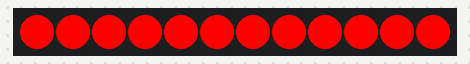
Bench run of a sketch on a simulated Arduino Uno, built with avr-gcc and run on an emulated ATmega328P. Parts: 12 RGB LEDs in strip order, left to right. Dim RGB values are drawn brighter than linear.

Above: at 0.05 s.
At 0.65 s:
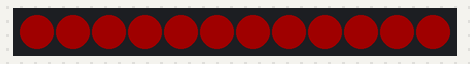

Measured:
- by itself, everything shown: repeats every 0.81 s, in 6 steps

The sketch:

Lantern.ino
```cpp
#include <Adafruit_NeoPixel.h>

#define PIN    6
#define N_LEDS 12


Adafruit_NeoPixel strip = Adafruit_NeoPixel(N_LEDS, PIN, NEO_GRB + NEO_KHZ800);

void setup() {
  strip.begin();
}

void loop() {
  pulse();
}

static void pulse() {
  for(uint16_t i=0; i<strip.numPixels(); i++) {
    strip.setPixelColor(i, strip.Color(255,0,0));
  }
  strip.show();
  delay(100);

  for(uint16_t i=0; i<strip.numPixels(); i++) {
    strip.setPixelColor(i, strip.Color(192,0,0));
  }
  strip.show();
  delay(100);

  for(uint16_t i=0; i<strip.numPixels(); i++) {
    strip.setPixelColor(i, strip.Color(128,0,0));
  }
  strip.show();
  delay(100);

  for(uint16_t i=0; i<strip.numPixels(); i++) {
    strip.setPixelColor(i, strip.Color(96,0,0));
  }
  strip.show();
  delay(100);

  for(uint16_t i=0; i<strip.numPixels(); i++) {
    strip.setPixelColor(i, strip.Color(64,0,0));
  }
  strip.show();
  delay(100);

  for(uint16_t i=0; i<strip.numPixels(); i++) {
    strip.setPixelColor(i, strip.Color(32,0,0));
  }
  strip.show();
  delay(100);

  strip.clear();
  delay(200);
}
```
